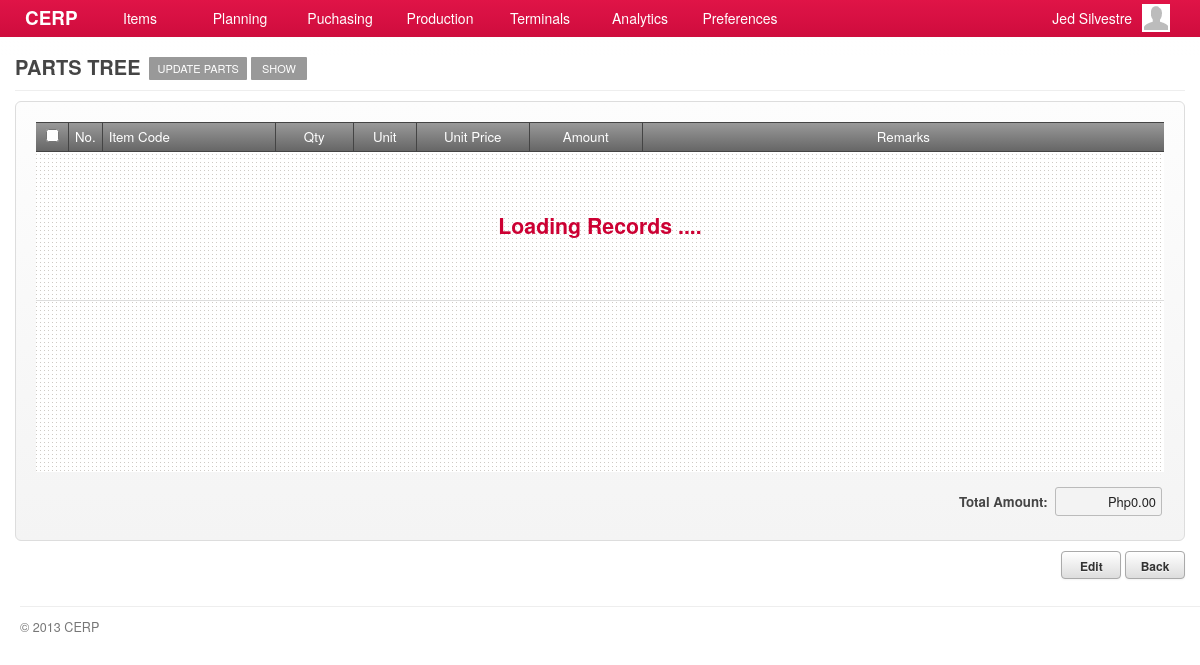
/account/parts-tree-show.php (signed in), run on the app's committed database.
### tables this page shows
CREATE TABLE `capabilities` (
  `id` int(11) NOT NULL AUTO_INCREMENT,
  `title` varchar(45) DEFAULT NULL,
  `name` varchar(45) DEFAULT NULL,
  `capability` varchar(45) DEFAULT NULL,
  `url` varchar(45) DEFAULT NULL,
  `parent` int(11) DEFAULT NULL,
  PRIMARY KEY (`id`)
);

### include/general.class.php (called while the page is built, shortened)
<?php
require('database.class.php');
require('capabilities.class.php');
require('role.class.php');
$HostAccount	= "account";
$DB				= new MySQL;
  $Host			= "cerp";
  $HostAccount	= "/".$Host."/".$HostAccount;
  $DB->database	= "cerpdb";
  $DB->username	= "cerpuser";
  $DB->password	= "cerpuser";
  $DB->hostname	= "localhost";
$Capabilities	= new Capabilities($DB);
$Signed			= $_SESSION['user'];
$Role		= new Role($DB, $Signed['id']);
require('functions.php');
?>

### include/role.class.php (called while the page is built, shortened)
<?php
class Role
{
	private $DB;
	private $user_id;
	function Role($db, $uid) {
  	$this->DB = $db;
		$this->user_id = $uid;
  }
	function isCapableByName($cap_name) {
		foreach ($this->getUserRoles() as $user_role) {
			$result = $this->DB->Find('role_capabilities', array(
						  			'columns' 		=> 'role_capabilities.*',
						  			'joins' => 'INNER JOIN capabilities ON capabilities.id = role_capabilities.capability_id',
						  	    'conditions' 	=> 'capabilities.capability="'. $cap_name .'" AND role_id='. $user_role['role_id']));
			if(isset($result)) {
				return TRUE;
			}
		}
	}
	function getUserRoles() {
		$result = $this->DB->Get('user_roles', array(
						  			'columns' 		=> 'user_roles.role_id, roles.name',
						  			'joins' => 'INNER JOIN roles ON roles.id = user_roles.role_id',
						  	    'conditions' 	=> 'user_roles.user_id='. $this->user_id));
		if(isset($result)) {
			return $result;
		}
	}
}

### include/database.class.php (called while the page is built, shortened)
<?php
class MySQL {
  public $username	= "cerpuser";
  public $password	= "cerpuser";
  public $hostname	= "localhost";
  public function Connect() {
    $conn = mysql_connect($this->hostname, $this->username, $this->password) or die("<br/><span class='notice'><p class='error'><strong>ERROR!</strong> Unable to connect to MySQL! </p></span>");
    return $conn;
  }
  public function Query($sql) {
  	$conn = $this->Connect();
    $result = mysql_query($sql, $conn);
	return $result;
  }
	function Find($table, $args='') {
  	if (isset($args)) {
  	  $args['columns'] = (isset($args['columns']) ? $args['columns'] : '*');
  	  $args['joins'] = (isset($args['joins']) ? $args['joins'] : '');
	 	 	$args['conditions'] = ($args['conditions'] == '' ? '' : 'where '.$args['conditions']);
		}
		$sql = "SELECT ".$args['columns']." FROM ".$table." ".$args['joins']." ".$args['conditions'];
		$row = $this->IsEmpty($this->Query($sql));
		return mysql_fetch_array($row);
  }
  function Get($table, $args='') {
  	if (isset($args)) {
  	  $args['columns'] = (isset($args['columns']) ? $args['columns'] : '*');
  	  $args['joins'] = (isset($args['joins']) ? $args['joins'] : '');
		  $args['conditions'] = ($args['conditions'] == '' ? '' : 'WHERE '.$args['conditions']);
  	  $args['order'] = (isset($args['order']) ? ' ORDER BY '.$args['order'] : '');
  	  $args['limit'] = (isset($args['limit']) ? ' LIMIT '.$args['limit'] : '');
  	  $args['group'] = (isset($args['group']) ? ' GROUP BY '.$args['group'] : '');
		}
		$data = array();
		$sql = "SELECT ".$args['columns']." FROM ".$table." ".$args['joins']." ".$args['conditions']." ".$args['group']." ".$args['order']." ".$args['limit'];
		$result = $this->IsEmpty($this->Query($sql));
		if(!empty($result)) {
	      while ($row = mysql_fetch_array($result)) {
	        $data[] = $row;
	      }
		}
		return $data;
  }
  private function IsEmpty($result) {
    if(mysql_num_rows($result) > 0) return $result;
    return null;
  }
}

### include/capabilities.class.php (called while the page is built, shortened)
<?php
class Capabilities {
  private $DB;
	public $All;
	function Capabilities($db) {
		$this->DB = $db;
		$this->GetCapabilities();
	}
  function GetTitle() {
    global $capability_key;
	return $this->All[$capability_key]['title'];
  }
	function GetCapabilities() {
		$capabilities = $this->DB->Get('capabilities', array(
					  			'columns' 		=> 'id, capability, title, name, parent, url',
					  	    'conditions' 	=> 'parent IS NOT null ORDER BY parent'));
		$all = array();
		foreach ($capabilities as $cap) {
			$all[$cap['capability']] = array('title' => $cap['title'],'name' => $cap['name'], 'url' => $cap['url'], 'parent' => $cap['parent']);
		}
		$this->All = $all;
	}
}

### include/functions.php (called while the page is built, shortened)
<?php
function host($uri='') {
  global $HostAccount;
  return $HostAccount."/".$uri;
}

### account/parts-tree-show.php (the view, shortened to what this page needs)
<?php
  $capability_key = 'show_parts_tree';
  require('header.php');
	$allowed = $Role->isCapableByName($capability_key);
	if(!$allowed) {
		require('inaccessible.php');
	}else{
?>
	<div id="page">
		<div id="page-title">
    	<h2>
      	<span class="title"><?php echo $Capabilities->GetTitle(); ?></span>
        <?php
				  echo '<a href="'.$Capabilities->All['edit_parts_tree']['url'].'?pid='.$_REQUEST['pid'].'&code='.$_REQUEST['code'].'" class="nav">'.$Capabilities->All['edit_parts_tree']['name'].'</a>';
					echo '<a href="'.$Capabilities->All['show_product']['url'].'?pid='.$_REQUEST['pid'].'" class="nav">'.$Capabilities->All['show_product']['name'].'</a>';
				?>
      </h2>
		</div>
    <div id="content">
      <form id="parts-form" action="<?php host($Capabilities->GetUrl()) ?>" method="POST">
         <div class="form-container">
	         <div id="grid-parts-materials" class="grid jq-grid" style="min-height:350px;">
	           <table cellspacing="0" cellpadding="0">
	             <thead>
	               <tr>
	                 <td width="20" class="border-right text-center"><input type="checkbox" class="chk-all"/></td>
	                 <td width="20" class="border-right text-center">No.</td>
	                 <td width="160" class="border-right">Item Code</td>
	                 <td width="65" class="border-right text-center">Qty</td>
	                 <td width="50" class="border-right text-center">Unit</td>
	                 <td width="100" class="border-right text-center">Unit Price</td>
	                 <td width="100" class="border-right text-center">Amount</td>
	                 <td class="text-center">Remarks</td>
	               </tr>
	             </thead>
	             <tbody id="parts-materials"></tbody>
	           </table>
	         </div>
	         <div>
	         	<table width="100%">
	               <tr><td height="5" colspan="99"></td></tr>
	               <tr>
	                  <td align="right"><strong>Total Amount:</strong>&nbsp;&nbsp;<input id="purchase_amount" type="text" value="" class="text-right text-currency" style="width:95px;" disabled/></td>
	               </tr>
	            </table>
	         </div>
         </div>
         <div class="field-command">
           <input type="button" value="Edit" class="btn redirect-to" rel="<?php echo host('parts-tree-edit.php?pid='. $_GET['pid'] .'&code='. $_GET['code']); ?>"/>
           <input type="button" value="Back" class="btn redirect-to" rel="<?php echo host('products.php'); ?>"/>
         </div>
      </form>
   </div>
	</div>
<?php }
require('footer.php'); ?>

### stylesheets/main.css (style rules this page uses)
*, html, body { margin:0;padding:0; }
html { font-size: 100%; -webkit-text-size-adjust: 100%; -ms-text-size-adjust: 100%; }
body { margin: 0; font-family:"Helvetica Neue", Helvetica, Arial, sans-serif; font-size:14px; line-height:20px; color:#454545; background-color:#ffffff; }
h1, h2, h3, h4 { padding:0 0 5px; margin:0 0 10px; }
h2 { font-size:20px; }
#page { background-color:#ffffff; font-size:95%; }
#content { padding:0 15px; min-height: 500px; }
#page-title { margin:0 15px 10px; padding:57px 0 0; border-bottom:solid 1px #eeeeee; }
#page-title h2 { margin:0; padding:0 0 10px; }
#page-title h2 .title { float:left; padding-right:5px; text-transform:uppercase; }
#page-title h2 .nav { float:left; display:block; margin:0 0 0 4px; padding:6px 8px; background-color:#999999; color:#ffffff; font-weight:normal; font-size:11px; line-height:11px; cursor:pointer; -webkit-border-radius:1px; -moz-border-radius:1px; border-radius:1px; text-transform:uppercase; min-width:40px; text-align: center; }
.border-right { border-right:solid 1px #dddddd; }
.text-center { text-align:center; }
.text-right { text-align:right; }

### stylesheets/form.css (style rules this page uses)
form { margin:0 0 10px; }
form table tr th, form table tr td { padding:2px 0; }
form .field-command { padding:10px 0 0; text-align: right; }
.form-container { padding:20px; border:solid 1px #dddddd; background-color:#f9f9f9; background-image:-moz-linear-gradient(top, #fdfdfd, #f4f4f4); background-image:-webkit-gradient(linear, 0 0, 0 100%, from(#fdfdfd), to(#f4f4f4)); background-image:-webkit-linear-gradient(top, #fdfdfd, #f4f4f4); background-image:-o-linear-gradient(top, #fdfdfd, #f4f4f4); background-image:linear-gradient(to bottom, #fdfdfd, #f4f4f4); -webkit-border-radius:6px; -moz-border-radius:6px; border-radius:6px; }
input, textarea, select { padding:4px 5px; border:solid 1px #bbbbbb; color:#222222; font-size:97%; font-family:"Helvetica Neue", Helvetica, Arial, sans-serif; -webkit-border-radius:3px; -moz-border-radius:3px; border-radius:3px; }
.btn { display: inline-block; *display: inline; padding: 4px 10px 2px; margin-bottom: 3px; min-width:60px; *margin-left: .3em; font-size: 12px; line-height: 20px; *line-height: 20px; color: #333333; text-align: center; text-shadow: 0 1px 1px rgba(255, 255, 255, 0.75); vertical-align: middle; cursor: pointer; font-weight:bold; background-color: #cccccc; *background-color: #dddddd; background-image: -webkit-gradient(linear, 0 0, 0 100%, from(#ffffff), to(#dddddd)); background-image: -webkit-linear-gradient(top, #ffffff, #dddddd); background-image: -o-linear-gradient(top, #ffffff, #dddddd); background-image: linear-gradient(to bottom, #ffffff, #dddddd); background-image: -moz-linear-gradient(top, #ffffff, #dddddd); background-repeat: repeat-x; border: 1px solid #bbbbbb; *border: 0; border-color: rgba(0, 0, 0, 0.1) rgba(0, 0, 0, 0.1) rgba(0, 0, 0, 0.25); border-color: #aaaaaa #aaaaaa #bfbfbf; border-bottom-color: #aaaaaa; outline:none; -webkit-border-radius: 4px; -moz-border-radius: 4px; border-radius: 4px; filter: progid:dximagetransform.microsoft.gradient(startColorstr='#ffffffff', endColorstr='#ffe6e6e6', GradientType=0); filter: progid:dximagetransform.microsoft.gradient(enabled=false); *zoom: 1; -webkit-box-shadow: inset 0 1px 0 rgba(255, 255, 255, 0.2), 0 1px 2px rgba(0, 0, 0, 0.05); -moz-box-shadow: inset 0 1px 0 rgba(255, 255, 255, 0.2), 0 1px 2px rgba(0, 0, 0, 0.05); box-shadow: inset 0 1px 0 rgba(255, 255, 255, 0.2), 0 1px 2px rgba(0, 0, 0, 0.05); }
.btn:first-child { *margin-left: 0; }

### stylesheets/grid.css (style rules this page uses)
.grid { min-width:300px; overflow-x:scroll; background:#ffffff url('../images/bg-dotted.png') repeat left top; }
.grid table { margin:0; padding:0; width:100%; }
.grid table thead tr td { padding:4px 6px; border-top:solid 1px #444444; border-bottom:solid 1px #444444; background-color:#666666; background-image:-moz-linear-gradient(top, #999999, #666666); background-image:-webkit-gradient(linear, 0 0, 0 100%, from(#999999), to(#666666)); background-image:-webkit-linear-gradient(top, #999999, #666666); background-image:-o-linear-gradient(top, #999999, #666666); background-image:linear-gradient(to bottom, #999999, #666666); color:#ffffff; font-weight:normal; }
.grid table thead tr td.border-right { border-color:#444444; }

### data on the page
capabilities: title "PARTS TREE"
capabilities: name "UPDATE PARTS"
capabilities: name "SHOW"

### other printed values
$Signed['first_name'] "Jed"
$Signed['last_name'] "Silvestre"
